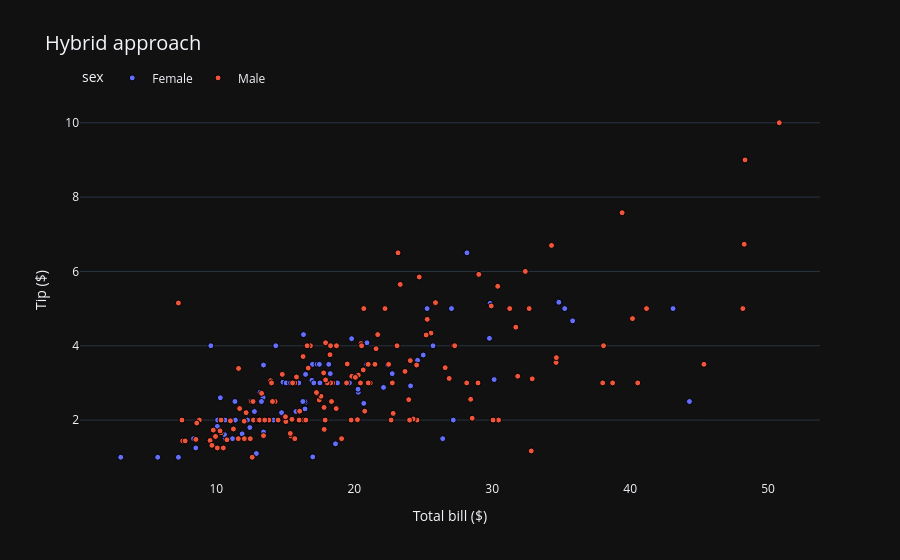

This figure's notebook cell:
### Markdown cell above
Notice how much more code that is. That's the trade-off: `px` is concise, `go` is flexible.

In practice: **start with `px`, then refine using `fig.update_*` methods**. Every `px` figure is a real `go.Figure` underneath.

### Code cell
# Starting from px, then customizing
fig = px.scatter(tips, x="total_bill", y="tip", color="sex", title="Hybrid approach")

fig.update_traces(marker=dict(line=dict(width=1, color="black")))
fig.update_layout(
    template="plotly_dark",
    title_font_size=20,
    legend=dict(orientation="h", yanchor="bottom", y=1.02),
)
fig.update_xaxes(title="Total bill ($)", showgrid=False)
fig.update_yaxes(title="Tip ($)", zeroline=True, zerolinecolor="gray")

fig.show()

### Figure 1 — Plotly figure (JSON) as saved in the notebook; plotly's stock layout.template omitted (floating-point values rounded to 4 significant figures; data arrays with more than 128 entries replaced by an {"elided": "..."} marker saying what was removed)
{"data": [{"hovertemplate": "sex=Female<br>total_bill=%{x}<br>tip=%{y}<extra></extra>", "legendgroup": "Female", "marker": {"color": "#636efa", "line": {"color": "black", "width": 1}, "symbol": "circle"}, "mode": "markers", "name": "Female", "orientation": "v", "showlegend": true, "type": "scatter", "x": [16.99, 24.59, 35.26, 14.83, 10.33, 16.97, 20.29, 15.77, 19.65, 15.06, 20.69, 16.93, 10.29, 34.81, 26.41, 16.45, 3.07, 17.07, 26.86, 25.28, 14.73, 10.07, 34.83, 5.75, 16.32, 22.75, 11.35, 15.38, 44.3, 22.42, 20.92, 14.31, 7.25, 25.71, 17.31, 10.65, 12.43, 24.08, 13.42, 12.48, 29.8, 14.52, 11.38, 20.27, 11.17, 12.26, 18.26, 8.51, 10.33, 14.15, 13.16, 17.47, 27.05, 16.43, 8.35, 18.64, 11.87, 29.85, 25.0, 13.39, 16.21, 17.51, 10.59, 10.63, 9.6, 20.9, 18.15, 19.81, 43.11, 13.0, 12.74, 13.0, 16.4, 16.47, 12.76, 13.27, 28.17, 12.9, 30.14, 13.42, 15.98, 16.27, 10.09, 22.12, 35.83, 27.18, 18.78], "xaxis": "x", "y": [1.01, 3.61, 5.0, 3.02, 1.67, 3.5, 2.75, 2.23, 3.0, 3.0, 2.45, 3.07, 2.6, 5.2, 1.5, 2.47, 1.0, 3.0, 3.14, 5.0, 2.2, 1.83, 5.17, 1.0, 4.3, 3.25, 2.5, 3.0, 2.5, 3.48, 4.08, 4.0, 1.0, 4.0, 3.5, 1.5, 1.8, 2.92, 1.68, 2.52, 4.2, 2.0, 2.0, 2.83, 1.5, 2.0, 3.25, 1.25, 2.0, 2.0, 2.75, 3.5, 5.0, 2.3, 1.5, 1.36, 1.63, 5.14, 3.75, 2.61, 2.0, 3.0, 1.61, 2.0, 4.0, 3.5, 3.5, 4.19, 5.0, 2.0, 2.01, 2.0, 2.5, 3.23, 2.23, 2.5, 6.5, 1.1, 3.09, 3.48, 3.0, 2.5, 2.0, 2.88, 4.67, 2.0, 3.0], "yaxis": "y"}, {"hovertemplate": "sex=Male<br>total_bill=%{x}<br>tip=%{y}<extra></extra>", "legendgroup": "Male", "marker": {"color": "#EF553B", "line": {"color": "black", "width": 1}, "symbol": "circle"}, "mode": "markers", "name": "Male", "orientation": "v", "showlegend": true, "type": "scatter", "x": {"elided": "157 float values"}, "xaxis": "x", "y": {"elided": "157 float values"}, "yaxis": "y"}], "layout": {"legend": {"orientation": "h", "title": {"text": "sex"}, "tracegroupgap": 0, "y": 1.02, "yanchor": "bottom"}, "title": {"font": {"size": 20}, "text": "Hybrid approach"}, "xaxis": {"anchor": "y", "domain": [0, 1], "showgrid": false, "title": {"text": "Total bill ($)"}}, "yaxis": {"anchor": "x", "domain": [0, 1], "title": {"text": "Tip ($)"}, "zeroline": true, "zerolinecolor": "gray"}}}
